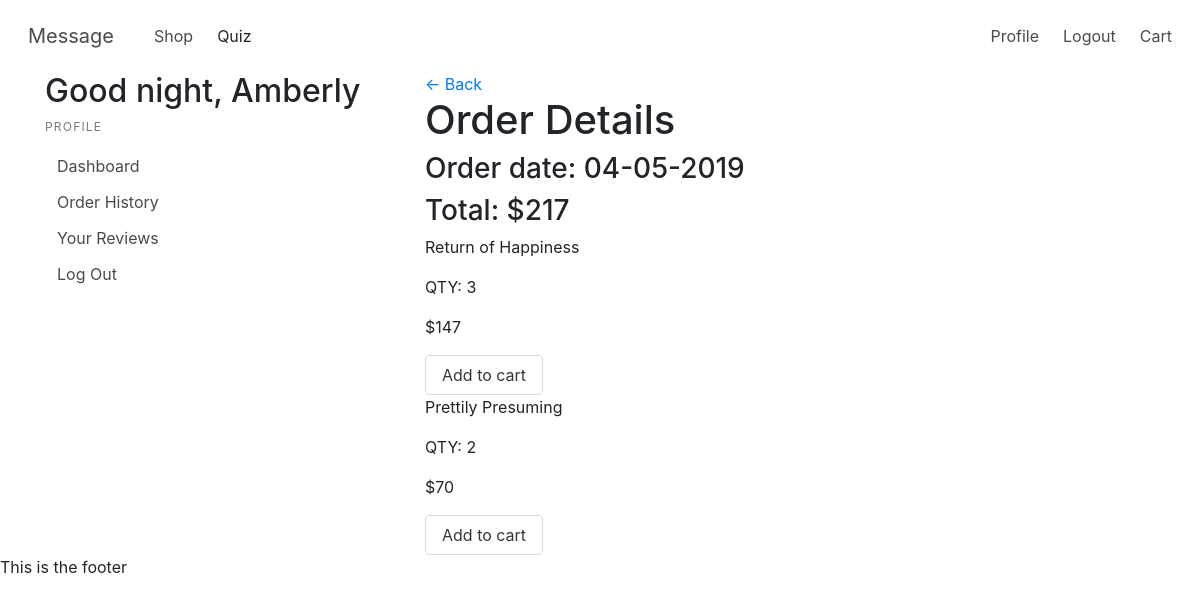
The app's page /profile/orders/view_details/4 (signed in), older data.
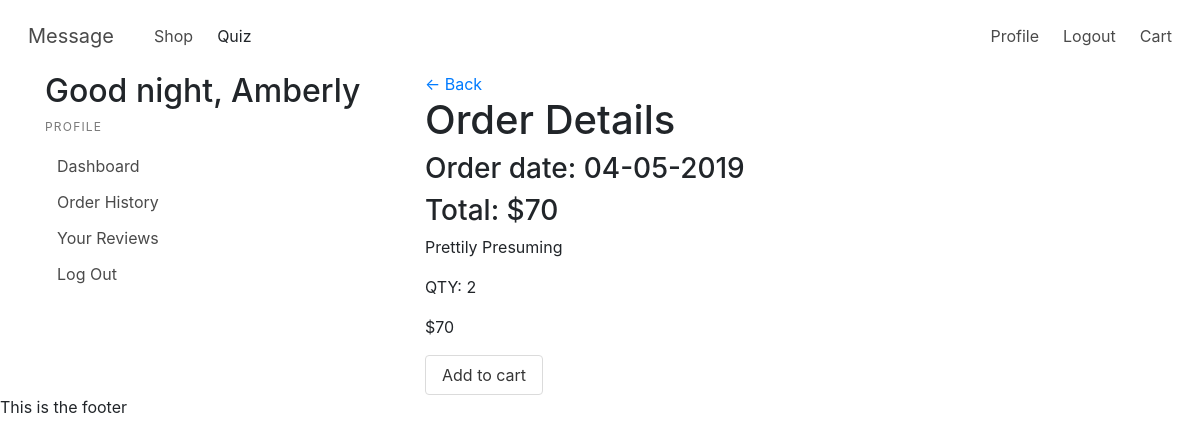
The same page, newer data.
### models.py (models this page shows, shortened)
class Order(Model):
    user = ForeignKeyField(model=User, backref='order')
    order_date = DateTimeField(default=datetime.datetime.now())
    total_cost = IntegerField(default=0)
    date_created = DateTimeField(default=datetime.datetime.now())
    recipient_fname = CharField(default="")
    recipient_lname = CharField(default="")
    recipient_street_address = CharField(default="")
    recipient_city = CharField(default="")
    recipient_state = CharField(default="")
    recipient_postal_code = CharField(default="")
    purchased = BooleanField(default=False)
    class Meta:
        database = DATABASE

class OrderDetails(Model):
    order = ForeignKeyField(model=Order, backref='order_details')
    product = ForeignKeyField(model=Product, backref='order_details')
    quantity = IntegerField(default=1)
    subtotal = IntegerField()
    class Meta:
        database = DATABASE

class Product(Model):
    name = CharField(unique=True)
    description = CharField()
    image = CharField()
    plant = CharField()
    meaning = CharField()
    price = IntegerField()
    data_name= CharField()
    average_rating = FloatField(default=0)
    category = ForeignKeyField(model=Category, backref='product')
    class Meta:
        database = DATABASE

### app.py (the view)
@app.route('/profile/orders/view_details/<orderid>', methods=["GET"])
@login_required
def view_details(orderid):
    user = current_user
    current_hour = datetime.datetime.now().hour
    greeting = time_of_day(current_hour)
    order = models.Order.get(models.Order.id == orderid)
    print(order)
    details = models.OrderDetails.select().where(models.OrderDetails.order_id == orderid)
    return render_template("viewDetails.html", user=user, greeting=greeting, order=order, details=details)

### app.py (called while the page is built)
@login_manager.user_loader
def load_user(userid):
    try:
        return models.User.get(models.User.id == userid)
    except models.DoesNotExist:
        return None

@app.before_request
def before_request():
    g.db = models.DATABASE
    g.db.connect()
    g.user = current_user

@app.after_request
def after_request(response):
    g.db.close()
    return response

def time_of_day(hour):
    return (
        "morning" if 5 <= hour <= 11
        else
        "afternoon" if 12 <= hour <= 17
        else
        "evening" if 18 <= hour <= 22
        else
        "night"
    )

### templates/viewDetails.html
{% extends 'profile.html' %}
{% block profile %}
<a href="/profile/orders">&#8592; Back</a>
<h1>Order Details</h1>
<h3>Order date: {{order.order_date.strftime('%m-%d-%Y')}}</h3>
<h3>Total: ${{order.total_cost}}</h3>
{% for detail in details %}
    <div>
        <p>{{detail.product.name}}</p>
        <p>QTY: {{detail.quantity}}</p>
        <p>${{detail.subtotal}}</p>
        <a class="button" href="/add_to_cart/{{detail.product.id}}">Add to cart</a>
    </div>
{% endfor %}
{% endblock %}

Row changes from the older to the newer data that the page shows:
removed OrderDetails: product.name "Return of Happiness", quantity "3", subtotal "147"
changed Order: total_cost "217" → "70"
